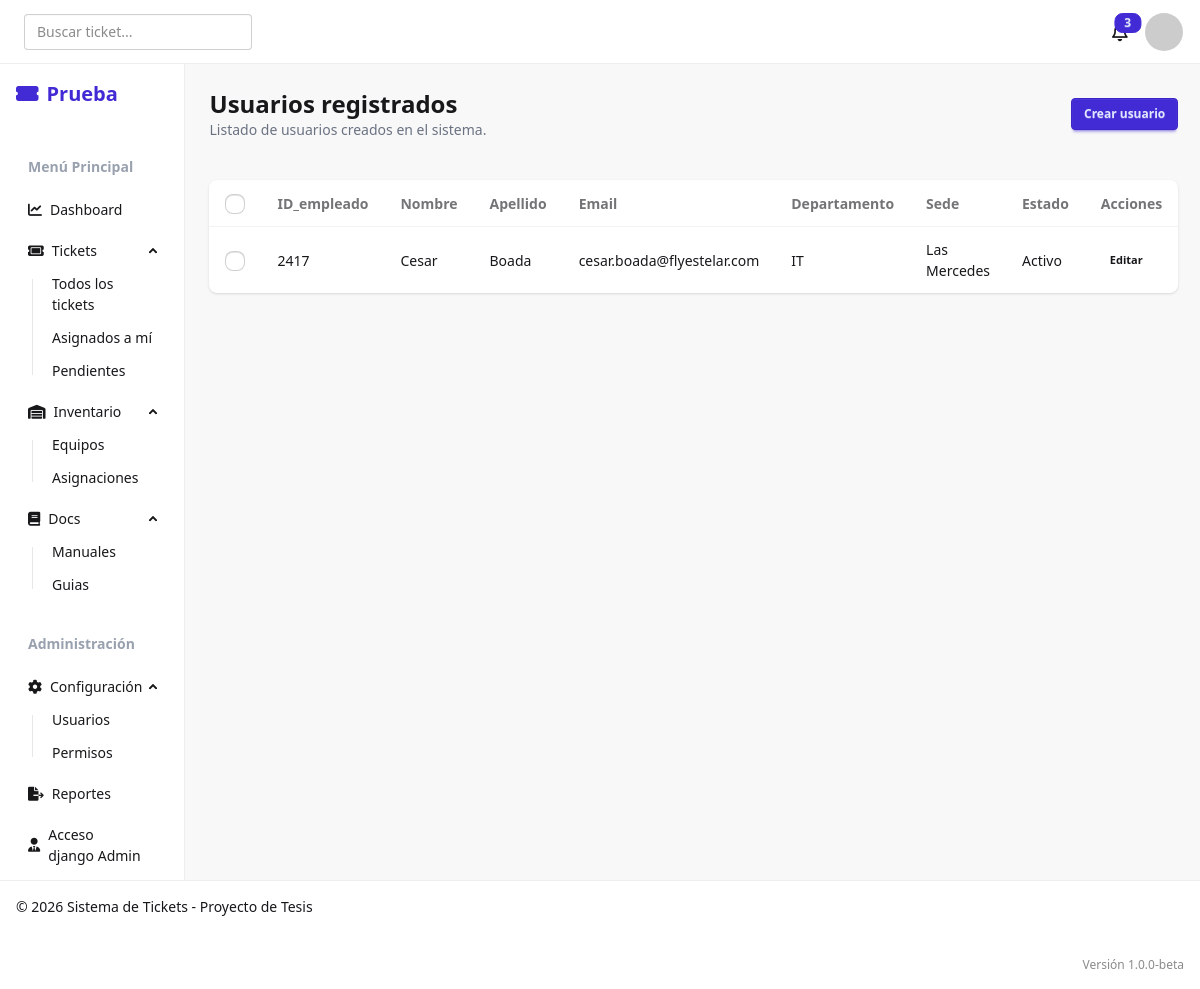
/users/view/, run on the app's committed database.
### users/models.py (models this page shows, shortened)
class usuario(AbstractUser):
    validador_empleado = RegexValidator(
        regex=r'^\d{4}',
        message="el numero de empleado debe tener 4 digitos"
    )
    ID_empleado = models.CharField(
        max_length=4,
        unique=True,
        validators=[validador_empleado],
        help_text="ID de empleado de 4 digitos",
        default="0000"
    )
    USERNAME_FIELD = 'ID_empleado'
    departamento = models.ForeignKey(
        'departamento',
        on_delete=models.SET_NULL,
        null=True,
        related_name='usuarios'
        )
    sede = models.ForeignKey(
        'sede',
        on_delete=models.SET_NULL,
        null=True,
        related_name='usuarios'
        )
    REQUIRED_FIELDS = ['username', 'email']

class departamento(models.Model):
    nombre = models.CharField(max_length=50, unique=True)
    def __str__(self):
        return self.nombre
    class Meta:
        verbose_name_plural = "departamentos"

class sede(models.Model):
    codigo = models.CharField(
        max_length=3,
        unique=True,
        help_text="Codigo de sede de 3 caracteres")
    nombre = models.CharField(
        max_length=50,
        unique=True)
    departamentos = models.ManyToManyField(
        departamento,
        related_name='sedes',
        help_text="Departamentos en esta sede"
        )
    def __str__(self):
        return self.nombre

### users/views.py (the view)
# urls.py: path('view/', views.user_view, name='user_view'),
def user_view(request):
    user_model = get_user_model()
    usuarios = user_model.objects.select_related('departamento', 'sede').filter(is_active=True).order_by('ID_empleado')
    return render(request, 'user_view.html', {'usuarios': usuarios})

### users/templates/user_view.html (shortened to what this page needs)
{% extends 'base.html' %}
{% block content %}
<div class="space-y-6">
    <div class="flex flex-col gap-4 sm:flex-row sm:items-center sm:justify-between">
        <div>
            <h1 class="text-2xl font-bold">Usuarios registrados</h1>
            <p class="text-sm text-gray-500">Listado de usuarios creados en el sistema.</p>
        </div>
        <a href="{% url 'user_create' %}" class="btn btn-primary btn-sm">Crear usuario</a>
    </div>
    <form method="post" id="users-form" action="{% url 'user_delete' %}" class="space-y-4">
        <div class="overflow-x-auto bg-base-100 rounded-lg shadow">
            <table class="table w-full">
                <thead>
                    <tr>
                        <th>
                            <input type="checkbox" id="select-all" class="checkbox checkbox-sm" />
                        </th>
                        <th>ID_empleado</th>
                        <th>Nombre</th>
                        <th>Apellido</th>
                        <th>Email</th>
                        <th>Departamento</th>
                        <th>Sede</th>
                        <th>Estado</th>
                        <th>Acciones</th>
                    </tr>
                </thead>
                <tbody>
                    {% for usuario in usuarios %}
                        <tr>
                            <td>
                                <input
                                    type="checkbox"
                                    name="usuarios_seleccionados"
                                    value="{{ usuario.id }}"
                                    class="checkbox checkbox-sm row-checkbox"
                                />
                            </td>
                            <td>{{ usuario.ID_empleado }}</td>
                            <td>{{ usuario.first_name }}</td>
                            <td>{{ usuario.last_name }}</td>
                            <td>{{ usuario.email }}</td>
                            <td>{{ usuario.departamento }}</td>
                            <td>{{ usuario.sede }}</td>
                            <td>{{ usuario.is_active|yesno:"Activo,Inactivo"}}</td>
                            <td>
                                <a href="{% url 'user_edit' usuario.id %}" class="btn btn-ghost btn-xs">Editar</a>
                            </td>
                        </tr>
                    {% empty %}
                        <tr>
                            <td colspan="8" class="text-center text-gray-500 py-6">No hay usuarios registrados.</td>
                        </tr>
                    {% endfor %}
                </tbody>
            </table>
        </div>
    </form>
</div>
{% endblock %}

### data on the page
usuario: ID_empleado "2417", first_name "Cesar", last_name "Boada", email "cesar.boada@flyestelar.com", departamento "IT", sede "Las Mercedes", is_active "Activo"
